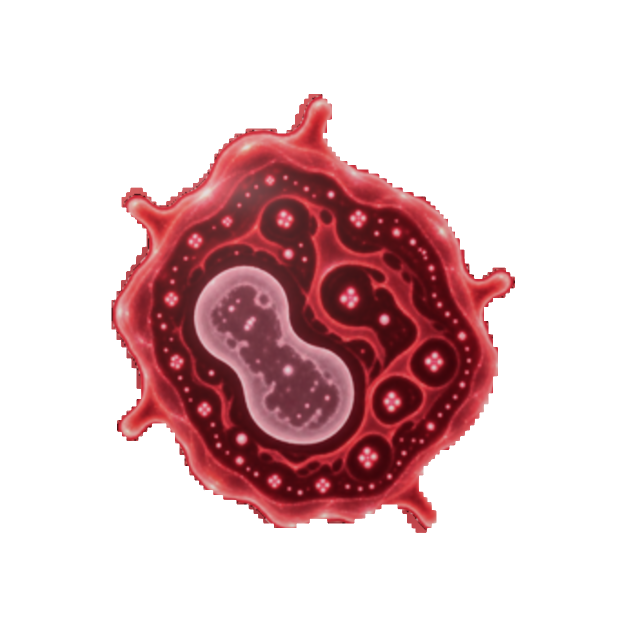
#> input picture assets/image/bioluminescent/cell_body.png, 1254 x 1254 px, found by its file name (shown at 1/2 size)
$ python review_fluorescence_references.py
#> lines starting #> are read from the running program, lines starting #| are printed output that depends on the picture
### scripts/art/review_fluorescent_membrane.py
"""Deterministic static material study. No runtime assets or game code are edited.

Run with a Python environment containing Pillow and NumPy:
    python -B scripts/art/review_fluorescent_membrane.py
"""
from pathlib import Path
import hashlib
import json
import math

import numpy as np
from PIL import Image, ImageDraw, ImageFilter, ImageFont

ROOT = Path(__file__).resolve().parents[2]
SOURCE = ROOT / 'assets/image'
OUT = ROOT / 'validation/fluorescent-membrane-study-v2'
CANVAS = 1254
CENTER = 627
REFERENCE_DIAMETER = 760
SEED = 20261010
SIZES = (120, 80, 160)
VERSIONS = ('original', 'A', 'B', 'C')
LABELS = ('原版 · 当前素材', 'A · 局部亮颗粒', 'B · 颗粒＋断续亮纹', 'C · B＋局部柔光')
CAPTIONS = ('原始膜亮度', '保留原色，只增强四颗亮点', '三段膜纹理局部透亮', '亮部附近 1～3px 柔光')
BG = (14, 10, 25, 255)
FONT_PATH = Path('C:/Windows/Fonts/msyh.ttc')
PARAMETERS = {
    'seed': SEED, 'canvas': CANVAS, 'center': [CENTER, CENTER],
    'reference_membrane_diameter': REFERENCE_DIAMETER,
    'screen_diameters': list(SIZES), 'rotation_radians': 0,
    'body_alpha': .96, 'membrane_alpha': .96, 'vacuole_alpha': 1,
    'membrane_rgb_multiplier': 1.0,
    'segment_angles_radians': [.18, 2.15, 4.42],
    'segment_half_widths_radians': [.30, .34, .40],
    'coral_rgb': [255, 176, 190], 'coral_mix_max': .90,
    'particle_angles_radians': [.18, 2.15, 4.20, 4.62],
    'particle_rgb': [255, 234, 240], 'particle_source_radius': 12,
    'particle_mix_max': 1.0,
    'glow_rgb': [216, 65, 92], 'glow_sigma_at_120': 1.0,
    'glow_opacity_multiplier': .75, 'glow_max_extent_at_120': 3,
    'blend_policy': 'local channel-wise brighten only; no darkening; screen for glow',
    'tissue_alpha': .22, 'tissue_tile_width_meters': 8,
    'reference_cell_radius_meters': .4,
}


def digest(path):
    return hashlib.sha256(path.read_bytes()).hexdigest()


def snapshot_runtime():
    return {p.relative_to(ROOT).as_posix(): digest(p)
            for p in sorted((ROOT / 'scripts').rglob('*.lua'))}


def load(name):
    return np.array(Image.open(SOURCE / name).convert('RGBA'))


def image(pixels):
    return Image.fromarray(np.uint8(np.clip(np.rint(pixels), 0, 255)))


def mask_image(mask):
    return Image.fromarray(np.uint8(np.clip(np.rint(mask * 255), 0, 255)))


# [4 lines left out: function with_opacity, not called in this run]


def resized(picture, width, resample=Image.Resampling.NEAREST):
    # Premultiply before resizing so invisible source RGB cannot bleed at edges.
    return picture.convert('RGBa').resize((width, width), resample).convert('RGBA')


def wrap(angle):
    return (angle + math.pi) % (2 * math.pi) - math.pi


# [64 lines left out: function membrane_study, not called in this run]


def cell(body, membrane, vacuole):
    result = Image.alpha_composite(with_opacity(body, .96), with_opacity(membrane, .96))
    return Image.alpha_composite(result, Image.fromarray(vacuole))


def background(diameter, size=300):
    tile = Image.open(SOURCE / 'integrated/tissue_base_seamless.png').convert('RGBA')
    ppm = diameter / (2*PARAMETERS['reference_cell_radius_meters'])
    width = round(PARAMETERS['tissue_tile_width_meters']*ppm)
    tile = tile.resize((width, round(width*9/16)), Image.Resampling.BILINEAR)
    tile.putalpha(tile.getchannel('A').point(lambda a: round(a*PARAMETERS['tissue_alpha'])))
    result = Image.new('RGBA', (size, size), BG)
    # All versions share the same fixed world-centred background crop.
    result.alpha_composite(tile, (round(size/2-width*.52), round(size/2-tile.height*.54)))
    return result


# [148 lines left out: functions local_glow, panel, font, save_proofs, main, not called in this run]


# [2 lines that do not run on import are left out]

### scripts/art/review_fluorescence_references.py
"""Prepare and assemble non-runtime AI material concepts, preserving source art."""
from pathlib import Path
import hashlib
import json
import shutil
import sys

from PIL import Image, ImageDraw, ImageFont
import review_fluorescent_membrane as study

ROOT = study.ROOT
OUT = ROOT / 'validation/fluorescence-reference-concepts'
FONT = 'C:/Windows/Fonts/msyh.ttc'
REF_IDS = (
    '5abbdcfa-b24a-42f7-b218-76ec1c9ef4b1',
    'd90218ba-c925-446c-912a-ebcd27b75c6f',
    'cebaae5d-80a0-4494-88d2-8f7f5d01282d',
)


# [7 lines left out: function hash_sources, not called in this run]


def prepare():
    OUT.mkdir(parents=True, exist_ok=True)
    for i, ref in enumerate(REF_IDS, 1):
        shutil.copy2(Path('C:/Users/admin/AppData/Local/Temp') / f'codex-clipboard-{ref}.png',
                     OUT / f'reference_{i}.png')
    body, membrane, vacuole = [study.load(n) for n in
                              ('cell_body.png', 'cell_membrane.png', 'cell_vacuole.png')]
#> in load, returned value is the input picture: shape (1254, 1254, 4); mean R, G, B, A 43.1, 16.1, 18.4, 73.9
#> call 2 of load, with name = 'cell_membrane.png'
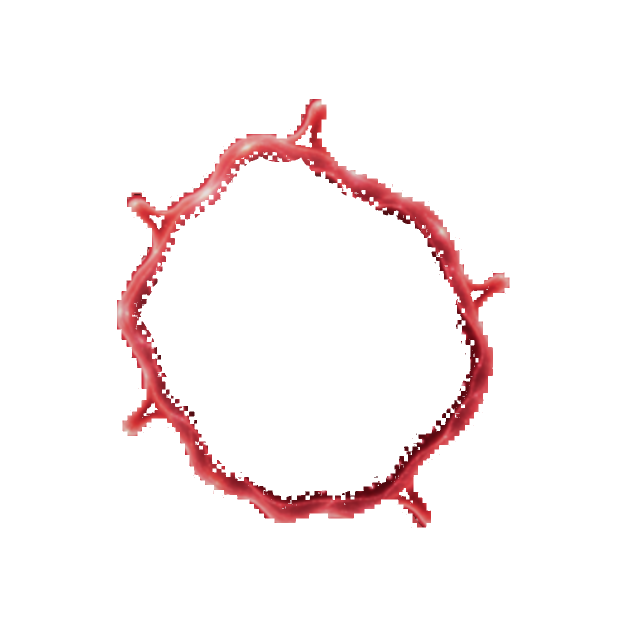
#> input picture assets/image/bioluminescent/cell_membrane.png, 1254 x 1254 px, found by its file name (shown at 1/2 size)
#> in load, returned value is the input picture: shape (1254, 1254, 4); mean R, G, B, A 12.6, 4.7, 5.1, 16.9
#> call 3 of load, with name = 'cell_vacuole.png'
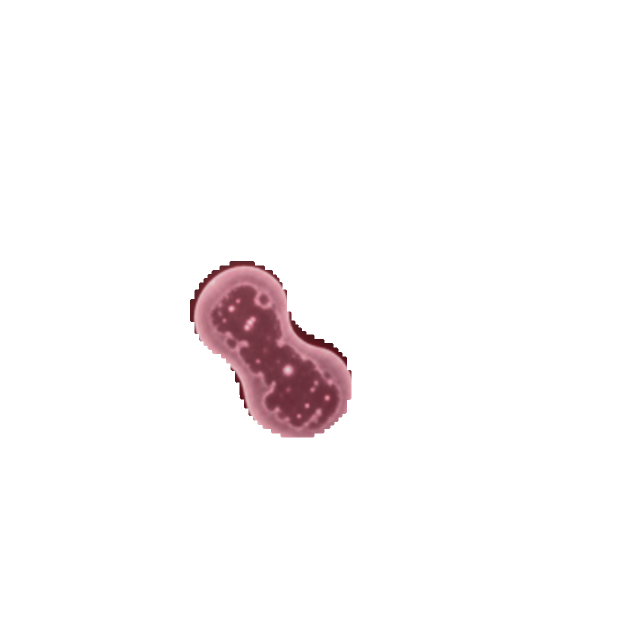
#> input picture assets/image/bioluminescent/cell_vacuole.png, 1254 x 1254 px, found by its file name (shown at 1/2 size)
#> in load, returned value is the input picture: shape (1254, 1254, 4); mean R, G, B, A 6.7, 4, 4.5, 11
    target = study.background(620, size=1024)
    width = round(study.CANVAS * 620 / study.REFERENCE_DIAMETER)
    target.alpha_composite(study.resized(study.cell(body, membrane, vacuole), width),
                           ((1024-width)//2, (1024-width)//2))
    target.save(OUT / 'original_reference.png')
    (OUT / 'source_hashes.json').write_text(json.dumps(hash_sources(), indent=2), encoding='utf-8')
    print(OUT / 'original_reference.png')


# [41 lines left out: function assemble, not called in this run]


if __name__ == '__main__':
#> (the run stopped early here; a loop or call above may not have finished)
